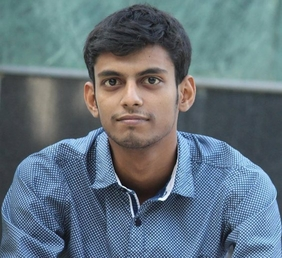
#> input picture me2.jpg, 282 x 258 px
$ python 'lab 3.py'
#> lines starting #> are read from the running program, lines starting #| are printed output that depends on the picture; after the words box and inside, x2 and y2 are one past the last pixel; in counts of white or black regions, pixels touching at a corner belong together; long printed decimals are rounded
### Image_Compression/sptl2.py
import numpy as np

def sptl2(D):
    const = 5
    [row, col] = np.shape(D)
    pred1 = np.zeros((row+1, col+1))
    pred11 = np.zeros((row+1, col+1))

    pred1[0, :] = const * np.ones((1, col+1))
    pred1[1: row+1, 0] = const
    pred1[1: row+1, 1:col+1] = D
    # [10 lines of commented-out code are left out]
    for i in range(1, row):
        for j in range(1, col):
            pred11[i][j] = 0.5 * (pred1[i][j-1] + pred1[i-1][j])

    pred11 = pred11[1:row+1, 1:col+1]
    # print(pred11)
    pred11 = D - np.fix(pred11)
    # print(pred11)
    # pred11 = pred11.astype('double')
    # print(pred11)
    return pred11

### Image_Compression/temporal_sptl2.py
import numpy as np

def temporal_sptl2(D, c):
    const = 5
    [row, col] = np.shape(D)
    pred1 = np.zeros((row+1, col+1))
    pred11 = np.zeros((row+1, col+1))

    pred1[0, :] = const * np.ones((1, col+1))
    pred1[1: row+1, 0] = const
    pred1[1: row+1, 1:col+1] = D
    # [9 lines of commented-out code are left out]

    if c==1:    #X=B
        for i in range(1, row):
            for j in range(1, col):
                pred11[i][j] = pred1[i-1][j]
    if c==2:    #X=C
        for i in range(1, row):
            for j in range(1, col):
                pred11[i][j] = pred1[i-1][j-1]
    if c==3:    #X=A
        for i in range(1, row):
            for j in range(1, col):
                pred11[i][j] = pred1[i][j-1]
    if c==4:    #X=(A+B)/2
        for i in range(1, row):
            for j in range(1, col):
                pred11[i][j] = 0.5 * (pred1[i][j-1] + pred1[i-1][j])
    if c==5:    #X=A+B-C
        for i in range(1, row):
            for j in range(1, col):
                pred11[i][j] = pred1[i][j-1] + pred1[i-1][j] - pred1[i-1][j-1]
    if c==6:
        for i in range(1, row):
            for j in range(1, col):
                pred11[i][j] = pred1[i][j-1] + (0.5 * (pred1[i-1][j] - pred1[i-1][j-1]))
    if c==7:
        for i in range(1, row):
            for j in range(1, col):
                pred11[i][j] = pred1[i-1][j] + (0.5 * (pred1[i][j-1] - pred1[i-1][j-1]))

    pred11 = pred11[1:row+1, 1:col+1]
    # print(pred11)
    pred11 = D - np.fix(pred11)
    # print(pred11)
    # pred11 = pred11.astype('double')
    # print(pred11)

    return pred11

### Image_Compression/entropy.py
import numpy as np

def entropy(img):
    m = np.histogram(np.ravel(img), bins = 256)[0]/img.size
    m = list(filter(lambda p: p>0, np.ravel(m)))
    ent = -np.sum(np.multiply(m, np.log2(m)))
    return ent

### lab 3.py
from Image_Compression.sptl2 import *
from Image_Compression.temporal_sptl2 import *
from Image_Compression.entropy import *
import matplotlib.pyplot as plt

original = plt.imread('me2.jpg')
#> original is the input picture: shape (258, 282, 3); mean R, G, B 99.2, 115.1, 125.9
original = original[:, :, 0]
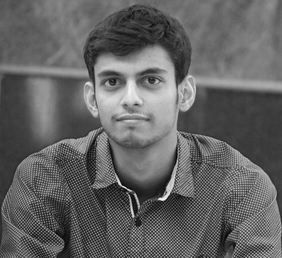
#> original: shape (258, 282); min 0, max 246, mean 99.2
residual = sptl2(original)
#> in sptl2, `pred1[0, :] = const * np.ones((1, col+1))`:
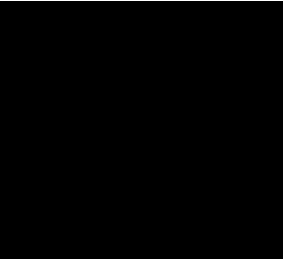
#> pred1: shape (259, 283) float64; values 0 (black) and 5 (white), 0.39% white in thin lines or dots, all inside (x1, y1, x2, y2) = (0, 0, 283, 1)
#> in sptl2, `pred1[1: row+1, 1:col+1] = D`:
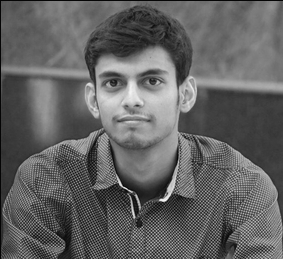
#> pred1: shape (259, 283) float64; min 0, max 246, mean 98.5
#> after the loop in sptl2, `for i in range(1, row):`:
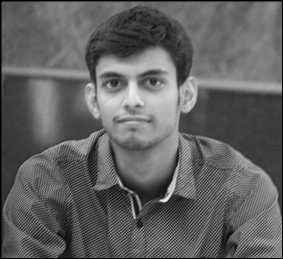
#> pred11: shape (259, 283) float64; min 0, max 245, mean 97.5
#> in sptl2, `pred11 = D - np.fix(pred11)`:
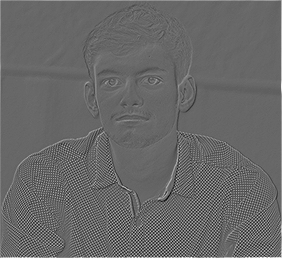
#> pred11: shape (258, 282) float64; min -128, max 188, mean 1.2; drawn with min black and max white

for i in range(1, 8):
   vars()[f'temporal_residual{i}'] = temporal_sptl2(original, i)
#> this loop made 7 passes
#> pass 1, in temporal_sptl2, `pred11 = D - np.fix(pred11)`:
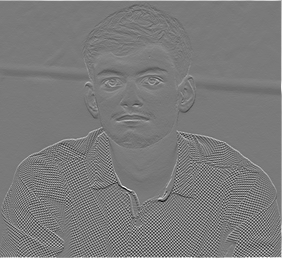
#> pred11: shape (258, 282) float64; min -173, max 188, mean 1; drawn with min black and max white
#> pass 3, in temporal_sptl2 (call 3), `pred11 = D - np.fix(pred11)`:
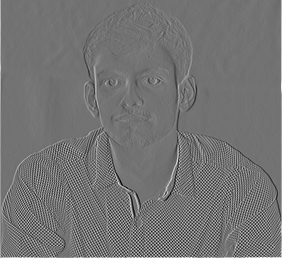
#> pred11: shape (258, 282) float64; min -154, max 188, mean 1; drawn with min black and max white

# plt.imshow(residual)

entropy_original = entropy(original)
#> in entropy, `m = np.histogram(np.ravel(img), bins = 256)[0]/img.size`: m = 256 values, max 0.0162 at index 63, min 0 at index 1, mean 0.00391
#> in entropy, `m = list(filter(lambda p: p>0, np.ravel(m)))`: m = 242 values, max 0.0162 at index 59, min 1.37e-05 at index 1, mean 0.00413
#> in entropy, `ent = -np.sum(np.multiply(m, np.log2(m)))`: ent = 7.29
#> entropy_original = 7.29
entropy_residual = entropy(residual)
#> entropy_residual = 5.51

for i in range(1, 8):
   vars()[f'entropy_temporal_residual_{i}'] = entropy(vars()[f'temporal_residual{i}'])

print('Original Entropy: ', entropy_original)
#| Original Entropy:  7.288


for i in range(1, 8):
    print(f'Case {i}:', vars()[f'entropy_temporal_residual_{i}'])
    plt.imshow(residual)
